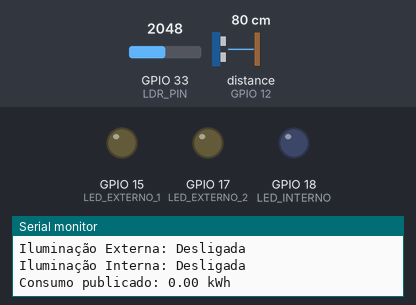
The sketch below on a simulated ESP32. On the bench: output pins drawn as LEDs (lit = HIGH), the last lines printed to the serial monitor. Wiring (from diagram.json): ultrasonic range finder: trigger GPIO 13; echo GPIO 12. Inputs (shaded band) come from the test bench; at power-on: GPIO 33 (LDR_PIN) = 2048, distance to the obstacle (sensor on GPIO 12) 80 cm. The echo pulse lasts 58.3 µs per cm; WiFi joins after 1.5 s; servers stay silent unless stated; no MQTT or app messages arrive unless stated; pins used as bus, display or sensor lines are not drawn.

Above: at 2.7 s.
2.8 s: GPIO 33 (LDR_PIN) set to 522
5.5 s: GPIO 33 (LDR_PIN) set to 455
At 7.4 s:
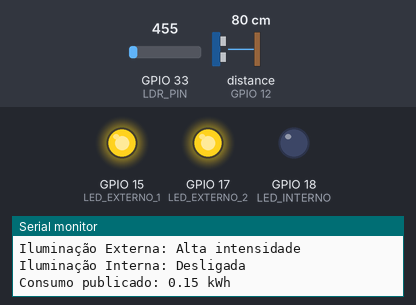
8.2 s: distance to the obstacle (sensor on GPIO 12) set to 197 cm
11.2 s: distance to the obstacle (sensor on GPIO 12) set to 205 cm
At 13.4 s:
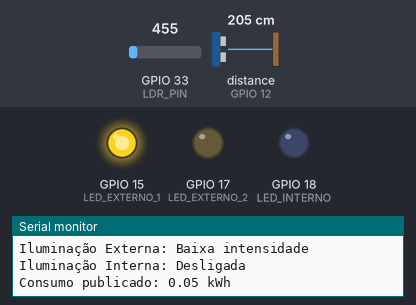
13.9 s: distance to the obstacle (sensor on GPIO 12) set to 2 cm
At 14.5 s:
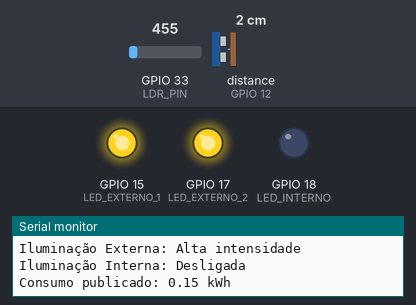
16.6 s: GPIO 33 (LDR_PIN) set to 331
19.3 s: GPIO 33 (LDR_PIN) set to 285
At 21.4 s:
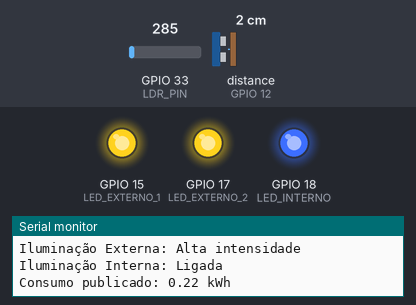
Timing chart, 0 to 22.9 s (numbered marks = the images above; inputs shaded):
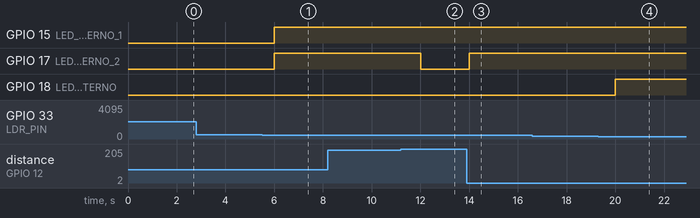

Measured:
- the behaviour switches between 500 and 499 on GPIO 33 (LDR_PIN) (found by bisection; images 0 and 1)
- the behaviour switches between 202 and 203 cm on distance to the obstacle (sensor on GPIO 12) (found by bisection; images 1 and 2)
- the behaviour switches between 300 and 299 on GPIO 33 (LDR_PIN) (found by bisection; images 3 and 4)
- after the input at 5.5 s, GPIO 15 (LED_EXTERNO_1), GPIO 17 (LED_EXTERNO_2): LOW → HIGH after 0.51 s
- after the input at 11.2 s, GPIO 17 (LED_EXTERNO_2): HIGH → LOW after 0.81 s
- after the input at 13.9 s, GPIO 17 (LED_EXTERNO_2): LOW → HIGH after 0.10 s
- after the input at 19.3 s, GPIO 18 (LED_INTERNO): LOW → HIGH after 0.70 s

The sketch:

sketch.ino
```cpp
// Inclusão das bibliotecas necessárias
#include <WiFi.h>          // Biblioteca para conexão WiFi do ESP32
#include <PubSubClient.h>  // Biblioteca para comunicação MQTT
#include <Arduino.h>       // Biblioteca base do Arduino

// Definições do sistema para controle de comportamento
#define DEBUG true              // Ativa mensagens de debug no Serial Monitor
#define UPDATE_INTERVAL 2000    // Intervalo de atualização em milissegundos (2 segundos)

// Definição dos pinos utilizados no ESP32
const int LDR_PIN = 33;        // Pino analógico para o sensor de luz (LDR)
const int TRIG_PIN = 13;       // Pino digital para trigger do sensor ultrassônico
const int ECHO_PIN = 12;       // Pino digital para echo do sensor ultrassônico
const int LED_EXTERNO_1 = 15;  // Pino digital para LED azul (iluminação externa baixa)
const int LED_EXTERNO_2 = 17;  // Pino digital para LED amarelo 1 (iluminação externa alta)
const int LED_INTERNO = 18;    // Pino digital para LED amarelo 2 (iluminação interna)

// Limiares para tomada de decisão
const int LDR_NOITE = 500;     // Valor do LDR abaixo do qual considera-se noite
const int LDR_INTERNO = 300;   // Valor do LDR para ativar iluminação interna
const int DIST_PRESENCA = 200; // Distância em cm para detectar presença
const int DIST_PROXIMA = 100;  // Distância em cm para considerar presença próxima

// Valores de consumo de energia em kWh para cada LED
const float CONSUMO_LED_EXT1 = 0.05;  // Consumo do LED externo de baixa intensidade
const float CONSUMO_LED_EXT2 = 0.10;  // Consumo do LED externo de alta intensidade
const float CONSUMO_LED_INT = 0.07;   // Consumo do LED interno

// Configurações de rede
const char* WIFI_SSID = "Wokwi-GUEST";  // Nome da rede WiFi
const char* WIFI_PASS = "";             // Senha do WiFi (vazia para o Wokwi)
const char* MQTT_SERVER = "mqtt.eclipseprojects.io";  // Endereço do servidor MQTT

// Tópico MQTT para publicação do consumo de energia
const char* TOPIC_ENERGY_CONSUMPTION = "rm87775/home/energy/consumption";

// Objetos para comunicação
WiFiClient espClient;           // Cliente WiFi
PubSubClient client(espClient); // Cliente MQTT
unsigned long lastUpdate = 0;   // Variável para controle do tempo da última atualização

// Função para imprimir mensagens de debug
void debugPrint(String message) {
  #if DEBUG                     // Se DEBUG estiver ativado
    Serial.println(message);    // Imprime a mensagem no Serial Monitor
  #endif
}

// Configuração inicial dos pinos
void setupPins() {
  // Define o modo de operação de cada pino
  pinMode(LDR_PIN, INPUT);       // LDR como entrada analógica
  pinMode(TRIG_PIN, OUTPUT);     // TRIG como saída
  pinMode(ECHO_PIN, INPUT);      // ECHO como entrada
  pinMode(LED_EXTERNO_1, OUTPUT);// LED1 como saída
  pinMode(LED_EXTERNO_2, OUTPUT);// LED2 como saída
  pinMode(LED_INTERNO, OUTPUT);  // LED3 como saída

  // Inicializa todos os LEDs desligados
  digitalWrite(LED_EXTERNO_1, LOW);
  digitalWrite(LED_EXTERNO_2, LOW);
  digitalWrite(LED_INTERNO, LOW);
}

// Configuração da conexão WiFi
void setupWiFi() {
  debugPrint("\nConectando ao WiFi: " + String(WIFI_SSID));
  WiFi.begin(WIFI_SSID, WIFI_PASS);  // Inicia conexão WiFi

  // Aguarda conexão com timeout
  int attempts = 0;
  while (WiFi.status() != WL_CONNECTED && attempts < 20) {
    delay(500);
    Serial.print(".");
    attempts++;
  }

  // Verifica resultado da conexão
  if (WiFi.status() == WL_CONNECTED) {
    debugPrint("\nWiFi conectado - IP: " + WiFi.localIP().toString());
  } else {
    debugPrint("\nFalha na conexão WiFi - Operando offline");
  }
}

// Configuração do cliente MQTT
void setupMQTT() {
  client.setServer(MQTT_SERVER, 1883);  // Define servidor e porta MQTT
  debugPrint("MQTT configurado - Servidor: " + String(MQTT_SERVER));
}

// Função para medir distância com sensor ultrassônico
int medirDistancia() {
  // Gera pulso de trigger
  digitalWrite(TRIG_PIN, LOW);   // Garante nível baixo
  delayMicroseconds(2);         // Aguarda 2 microssegundos
  digitalWrite(TRIG_PIN, HIGH);  // Pulso alto
  delayMicroseconds(10);        // Mantém por 10 microssegundos
  digitalWrite(TRIG_PIN, LOW);   // Volta para nível baixo

  // Mede o tempo de retorno do eco
  long duration = pulseIn(ECHO_PIN, HIGH);
  // Calcula distância em centímetros
  int distance = duration * 0.034 / 2;

  return distance;
}

// Calcula e publica o consumo de energia via MQTT
void publicarConsumo() {
  float consumo = 0.0;

  // Soma o consumo de cada LED ativo
  if (digitalRead(LED_EXTERNO_1) == HIGH) consumo += CONSUMO_LED_EXT1;
  if (digitalRead(LED_EXTERNO_2) == HIGH) consumo += CONSUMO_LED_EXT2;
  if (digitalRead(LED_INTERNO) == HIGH) consumo += CONSUMO_LED_INT;

  // Formata consumo com 2 casas decimais
  String mensagemConsumo = String(consumo, 2);

  // Publica no MQTT se conectado
  if (client.connected()) {
    client.publish(TOPIC_ENERGY_CONSUMPTION, mensagemConsumo.c_str());
    debugPrint("Consumo publicado: " + mensagemConsumo + " kWh");
  }
}

// Controla o sistema de iluminação baseado nos sensores
void controlarIluminacao(int ldrValue, int distance) {
  // Controle da iluminação externa
  if (ldrValue < LDR_NOITE) {  // Se está escuro
    if (distance <= DIST_PRESENCA) {  // Se detectou presença
      // Ativa alta intensidade
      digitalWrite(LED_EXTERNO_1, HIGH);
      digitalWrite(LED_EXTERNO_2, HIGH);
      debugPrint("Iluminação Externa: Alta intensidade");
    } else {
      // Ativa baixa intensidade
      digitalWrite(LED_EXTERNO_1, HIGH);
      digitalWrite(LED_EXTERNO_2, LOW);
      debugPrint("Iluminação Externa: Baixa intensidade");
    }
  } else {  // Se está claro
    // Desliga iluminação externa
    digitalWrite(LED_EXTERNO_1, LOW);
    digitalWrite(LED_EXTERNO_2, LOW);
    debugPrint("Iluminação Externa: Desligada");
  }

  // Controle da iluminação interna
  if (ldrValue < LDR_INTERNO && distance < DIST_PROXIMA) {
    digitalWrite(LED_INTERNO, HIGH);  // Liga LED interno
    debugPrint("Iluminação Interna: Ligada");
  } else {
    digitalWrite(LED_INTERNO, LOW);   // Desliga LED interno
    debugPrint("Iluminação Interna: Desligada");
  }

  // Atualiza consumo após mudanças
  publicarConsumo();
}

// Reconecta ao servidor MQTT se necessário
void reconnectMQTT() {
  // Verifica se está desconectado e tem WiFi
  if (!client.connected() && WiFi.status() == WL_CONNECTED) {
    debugPrint("Tentando conexão MQTT...");
    // Tenta conectar
    if (client.connect("ESP32_Wokwi_Client")) {
      debugPrint("Conectado ao broker MQTT");
    } else {
      debugPrint("Falha na conexão MQTT - Tentando novamente em 5s");
    }
  }
}

// Função de configuração inicial
void setup() {
  Serial.begin(115200);  // Inicia comunicação serial
  debugPrint("\nIniciando sistema de automação...");

  setupPins();   // Configura pinos
  setupWiFi();   // Inicia WiFi
  setupMQTT();   // Configura MQTT

  debugPrint("Sistema pronto!");
}

// Loop principal
void loop() {
  unsigned long currentMillis = millis();  // Obtém tempo atual

  // Verifica se é hora de atualizar
  if (currentMillis - lastUpdate >= UPDATE_INTERVAL) {
    reconnectMQTT();  // Tenta reconexão MQTT se necessário

    // Lê sensores
    int ldrValue = analogRead(LDR_PIN);
    int distance = medirDistancia();

    // Imprime leituras para debug
    debugPrint("\n--- Leituras ---");
    debugPrint("LDR: " + String(ldrValue));
    debugPrint("Distância: " + String(distance) + " cm");

    // Atualiza iluminação e consumo
    controlarIluminacao(ldrValue, distance);

    lastUpdate = currentMillis;  // Atualiza tempo da última execução
  }

  client.loop();  // Mantém cliente MQTT ativo
}
```
